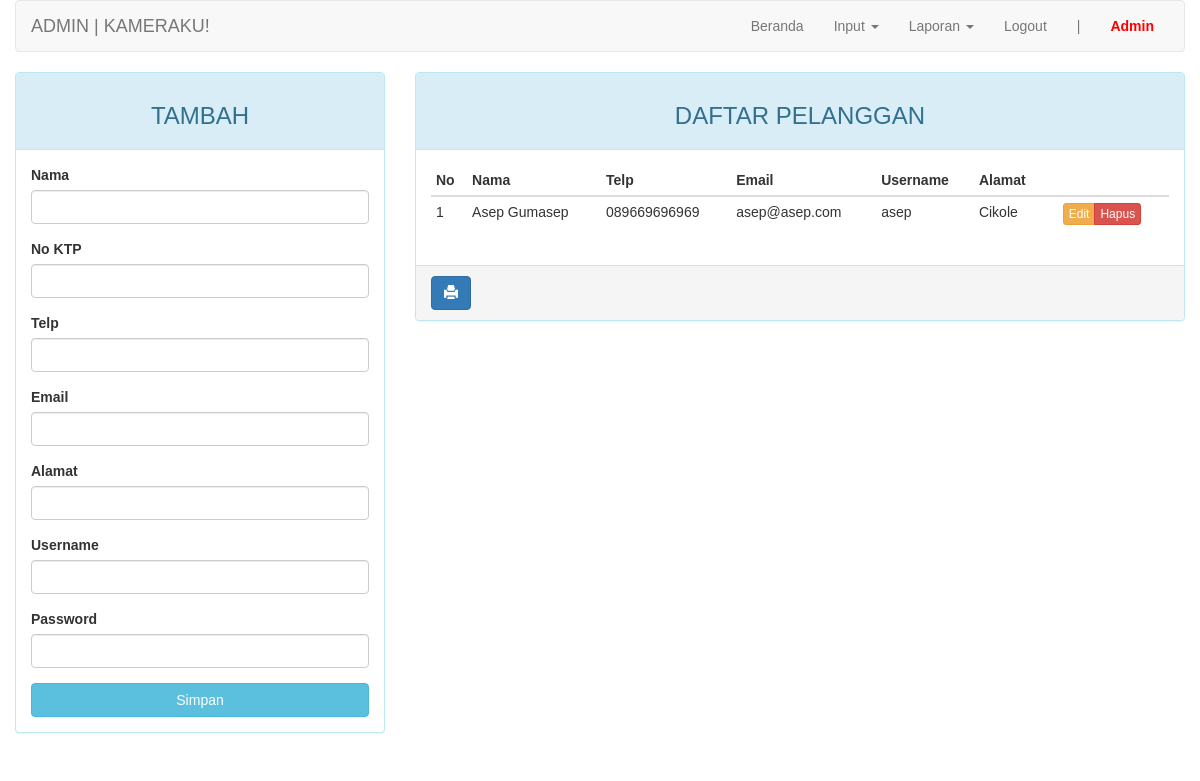
The page /admin/index.php?page=pelanggan (signed in) on the database its author committed.
### tables this page shows
CREATE TABLE `pelanggan` (
  `id_pelanggan` int(11) NOT NULL,
  `no_ktp` char(16) NOT NULL,
  `nama` varchar(30) NOT NULL,
  `email` varchar(30) NOT NULL,
  `no_telp` char(12) NOT NULL,
  `alamat` varchar(50) DEFAULT NULL,
  `username` varchar(10) NOT NULL,
  `password` varchar(32) NOT NULL,
  `jumlah_transaksi` int(11) DEFAULT 0
);

### admin/page/pelanggan.php (the view, shortened to what this page needs)
<?php
$update = (isset($_GET['action']) && $_GET['action'] == 'update') ? true : false;
?>
<div class="row">
<div class="col-md-4 hidden-print">
	    <div class="panel panel-<?= ($update) ? "warning" : "info" ?>">
	        <div class="panel-heading"><h3 class="text-center"><?= ($update) ? "EDIT" : "TAMBAH" ?></h3></div>
	        <div class="panel-body">
	            <form action="<?=$_SERVER['REQUEST_URI']?>" method="POST">
	                <div class="form-group">
	                    <label for="nama">Nama</label>
	                    <input type="text" name="nama" class="form-control" <?= (!$update) ?: 'value="'.$row["nama"].'"' ?>>
	                </div>
	                <div class="form-group">
	                    <label for="nama">No KTP</label>
	                    <input type="text" name="no_ktp" class="form-control" <?= (!$update) ?: 'value="'.$row["no_ktp"].'"' ?>>
	                </div>
	                <div class="form-group">
	                    <label for="no_telp">Telp</label>
	                    <input type="text" name="no_telp" class="form-control" <?= (!$update) ?: 'value="'.$row["no_telp"].'"' ?>>
	                </div>
	                <div class="form-group">
	                    <label for="email">Email</label>
	                    <input type="text" name="email" class="form-control" <?= (!$update) ?: 'value="'.$row["email"].'"' ?>>
	                </div>
	                <div class="form-group">
	                    <label for="alamat">Alamat</label>
	                    <input type="text" name="alamat" class="form-control" <?= (!$update) ?: 'value="'.$row["alamat"].'"' ?>>
	                </div>
	                <div class="form-group">
	                    <label for="username">Username</label>
	                    <input type="text" name="username" class="form-control" <?= (!$update) ?: 'value="'.$row["username"].'"' ?>>
	                </div>
	                <div class="form-group">
	                    <label for="password">Password</label>
	                    <input type="password" name="password" class="form-control">
	                </div>
	                <button type="submit" class="btn btn-<?= ($update) ? "warning" : "info" ?> btn-block">Simpan</button>
	            </form>
	        </div>
	    </div>
	</div>
	<div class="col-md-8">
	    <div class="panel panel-info">
	        <div class="panel-heading"><h3 class="text-center">DAFTAR PELANGGAN</h3></div>
	        <div class="panel-body">
	            <table class="table table-condensed">
	                <thead>
	                    <tr>
	                        <th>No</th>
	                        <th>Nama</th>
	                        <th>Telp</th>
	                        <th>Email</th>
	                        <th>Username</th>
	                        <th>Alamat</th>
	                        <th></th>
	                        <th class="hidden-print"></th>
	                    </tr>
	                </thead>
	                <tbody>
	                    <?php $no = 1; ?>
	                    <?php if ($query = $connection->query("SELECT * FROM pelanggan")): ?>
	                        <?php while($row = $query->fetch_assoc()): ?>
	                        <tr>
	                            <td><?=$no++?></td>
															<td><?=$row['nama']?></td>
															<td><?=$row['no_telp']?></td>
															<td><?=$row['email']?></td>
															<td><?=$row['username']?></td>
															<td><?=$row['alamat']?></td>
	                            <td>
	                            <td class="hidden-print">
	                                <div class="btn-group">
	                                    <a href="?page=pelanggan&action=update&key=<?=$row['id_pelanggan']?>" class="btn btn-warning btn-xs">Edit</a>
	                                    <a href="?page=pelanggan&action=delete&key=<?=$row['id_pelanggan']?>" class="btn btn-danger btn-xs">Hapus</a>
	                                </div>
	                            </td>
	                        </tr>
	                        <?php endwhile ?>
	                    <?php endif ?>
	                </tbody>
	            </table>
	        </div>
	        	<div class="panel-footer hidden-print">
			        <a onClick="window.print();return false" class="btn btn-primary"><i class="glyphicon glyphicon-print"></i></a>
			    </div>
	    </div>
	</div>
</div>

### admin/index.php (style rules this page uses)
html, body { height: 100%; margin: 0; padding: 0; font-family: 'Poppins', sans-serif; }
.row { flex-grow: 1; }

### rows shown on the page
pelanggan: nama "Asep Gumasep", no_telp "089669696969", email "asep@asep.com", username "asep", alamat "Cikole"

### other values the page prints
$_SESSION["admin"]["username"] "Admin"
